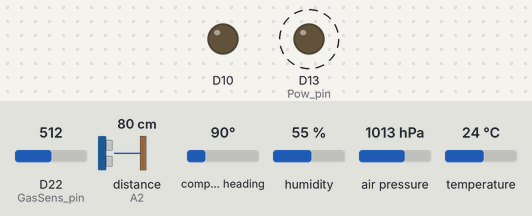
The sketch below on a simulated Arduino Nano 33 BLE. Parts: output pins drawn as LEDs (lit = HIGH). Dashed ring = blinking. The inputs (shaded band) are chosen by the test bench; at power-on: D22 (GasSens_pin) = 512, distance to the obstacle (sensor on A2) 80 cm, compass heading 90°, humidity 55 %, air pressure 1013 hPa, temperature 24 °C. The echo pulse lasts 58.3 µs per cm; storage starts empty; no radio packets arrive unless stated; pins used as bus, display or sensor lines are not drawn; what the sketch prints to the serial monitor is not drawn.

Above: at 0.23 s.
Timing chart, 0 to 3.1 s (numbered marks = the images above):
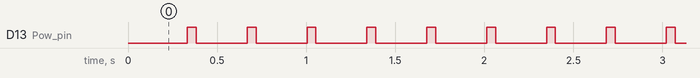

Measured:
- by itself, D13 (Pow_pin): alternates HIGH for 0.05 s and LOW for 0.29 s

The sketch:

Sensor_Firmware.ino
```cpp
/*
   Island City Explorers
   Ambient Sensor Firmware File
   V 1.3
   Release: 2/20/21
   S. Shaw

   Version Hitory:
   V 1.1 -> ss - added magentic and temperature probing sensor code
   V 1.2 -> ss - Changed RF data struct after testing, implemented SD card code
   v 1.3 -> ss - Added Ultrasonic sensor
   v 1.4 -> ss - Changed the magnetometer form the HMC5883L to the LSM9DS1 and changed the thermistor to a AMG8833 Thermal Camera

  Component list:
  Teensy 3.5
  BME temp, humid, pres, alt sensor
  Gas Sensor
  Temp Probe
  LSM9DS1 Mag Sensor
  Ultrasonic Sensor
  Spy Cam board
  RF link transmitter
  SD card

*/

// Libraries
#include <VirtualWire.h>
#include <Wire.h>
#include <SPI.h>
#include <SD.h>  //SD card library
#include <Adafruit_Sensor.h> // extra library for BME280 and Mag sensor
#include <Adafruit_BME280.h> // library for BME280
#include <Arduino_LSM9DS1.h>
#include <HCSR04.h> // library for Ultrasonic
#include <Adafruit_AMG88xx.h> // Library for thermo IR cam

Adafruit_BME280 bme;
Adafruit_AMG88xx amg;

// Pin Definitions
#define transmit_pin 23 // Data pin assign for RF link
#define GasSens_pin 22 // Gas Sensor pin
#define cam_trig 21 // Camera trigger pin
#define SDchipSelect BUILTIN_SDCARD   //SD Pin Definition
#define Pow_pin 13 // Pin for power indication, connects to built in LED light
UltraSonicDistanceSensor distanceSensor(17, 16);  //trig, echo

// Define variables and constants
float temp, pres, hum, gas, ultra, alt; // Define data variable
int code;
String magData;
#define SEALEVELPRESSURE_HPA (1013.25) // pressure @ Sea Level def
float pixels[AMG88xx_PIXEL_ARRAY_SIZE];

//for RF link
struct package
{
  float probe_temp;
  float mag;
};
typedef struct package Package;
Package data;

//For SD card
File datalog;                      //File Object for datalogging
File dataTHERM;                    //File for Therm Cam data
char filename[] = "DroneB00.csv";   //Template for file name to save data in SD-card
bool SDactive = false;             //Used to check for SD card before attempting to log data

//////////////////////////////////////////////////////////////////////////////////


void setup() {
  //Initialize Analog control/input pins
  pinMode(cam_trig, OUTPUT);
  digitalWrite(cam_trig, HIGH);
  pinMode(Pow_pin, OUTPUT); // Set power indicator to output
  pinMode(GasSens_pin, INPUT);

  // Initialize RF link
  vw_set_tx_pin(transmit_pin);
  vw_set_ptt_inverted(true); // Required for DR3100
  vw_setup(500);       // Bits per sec
  // Serial initialization for troubleshooting
  Serial.begin(9600); // Begin serial communcation between teensy and comp
  //while (!Serial);   // time to get serial running

  // Startup for BME
  bme.begin();
  // Startup for Magnetic Sensor
  IMU.begin();
  // Startup for IR thermo cam
  amg.begin();

  //SD Card Setup
  pinMode(10, OUTPUT);
  pinMode(SDchipSelect, OUTPUT);
  //Serial.print("Initializing SD card...");
  if (!SD.begin(SDchipSelect)) {                             //Attempt to start SD communication
    //Serial.println("Card not inserted or the card is broken.");          //Print out error if failed; remind user to check card
  }
  else {                                                    //If successful, attempt to create file
    //Serial.println("Card initialized successfully.\nCreating File...");
    for (byte i = 0; i < 100; i++) {                        //Can create up to 100 files with similar names, but numbered differently
      filename[6] = '0' + i / 10;
      filename[7] = '0' + i % 10;
      if (!SD.exists(filename)) {                           //If a given filename doesn't exist, it's available
        datalog = SD.open(filename, FILE_WRITE);            //Create file with that name
        SDactive = true;                                    //Activate SD logging since file creation was successful
        //Serial.println("Logging to: " + String(filename));  //Tell user which file contains the data for this run of the program
        break;                                              //Exit the for loop now that we have a file
      }
    }
    if (!SDactive) {
      //Serial.println("No available file names; clear SD card to enable logging");
    }
  }

  //Prints header everytime on startup
  String headerLOG = "Time(ms), Alt(m), Temp(C), Pres (atm), Humidity(%), Magnetic Field (uT), relative gas reading (V), Ultrasonic Reading (m), Thermal Cam middle pixel reading (C)";  //Defines "headerLOG" as a string that contains the inscribed text.
  //Serial.println(headerLOG);  //Prints the "headerLOG" to the serial monitor
  if (SDactive) {
    datalog.println(headerLOG);  //Prints the "headerLOG" to the SD-card
    datalog.close();
  }
  delay(100); // Allow time for everything to boot up

}

//////////////////////////////////////////////////////////////////////////////////


void loop() {


  // Take Picture
  digitalWrite(cam_trig, LOW);
  delay(200);
  digitalWrite(cam_trig, HIGH);

  // Code for Power Indication, blinks every sampling of data iteration
  digitalWrite(Pow_pin, HIGH);
  delay(50);
  digitalWrite(Pow_pin, LOW);

  // Update Environmental Data from BME
  temp = bme.readTemperature();
  pres = bme.readPressure();
  hum = bme.readHumidity();
  alt = bme.readAltitude(SEALEVELPRESSURE_HPA);

  // Read in pixels from IR thermo cam
  amg.readPixels(pixels);

  // Read in voltage on gas sensor
  gas = analogRead(GasSens_pin) * (3.3 / 1023.0);

  //Read in distance below drone from Ultrasonic sensor
  ultra = distanceSensor.measureDistanceCm() / 100;

  //Read in magnetic data, find magnitude of magnetic field vector
  if (IMU.magneticFieldAvailable()) {
    float x, y, z;
    IMU.readMagneticField(x, y, z);
    data.mag = sqrt(x * x + y * y + z * z);
  }

  data.probe_temp = pixels[32];

  //Send temp and magnetic data over RF link
  vw_send((uint8_t *)&data, sizeof(data));
  vw_wait_tx(); // Wait until the whole message is gone
  Serial.println("hello");
  //Save data to SD card
  String dataLOG = String(millis()) + ", " + String(alt) + ", " + String(temp) + ", " + String(pres) + ", " + String(hum) + ", " + String(data.mag) + ", " + String(gas) + ", " + String(ultra) + "," + String(pixels[1]);
  if (SDactive) {
    datalog = SD.open(filename, FILE_WRITE);
    datalog.println(dataLOG);  //Prints the "dataLOG" to the SD-card
    datalog.close();
  }
  /*  if (SDactive) {
      dataTHERM = SD.open(filename, FILE_WRITE);
      for (int i = 63; i >= 0; i--) {
        dataTHERM.print(pixels[i]);
        if (i == 8 || i == 16 || i == 24 || i == 32 || i == 40 || i == 48 || i == 56) {
          dataTHERM.println();
        }
        else {
          dataTHERM.print(',');
        }
      }
      dataTHERM.println();
      dataTHERM.close();
    }*/
  /*//Code for troubleshooting sensors
  Serial.println(millis());
  Serial.println(temp);
  Serial.println(pres);
  Serial.println(hum);
  Serial.println(data.mag);
  Serial.println(gas);
  Serial.println(ultra);
  Serial.print("[");
  for (int i = 1; i <= AMG88xx_PIXEL_ARRAY_SIZE; i++) {
    Serial.print(pixels[i - 1]);
    Serial.print(", ");
    if ( i % 8 == 0 ) Serial.println();
  }
  Serial.println("]");
  Serial.println();
  delay(1000);*/
}
```
